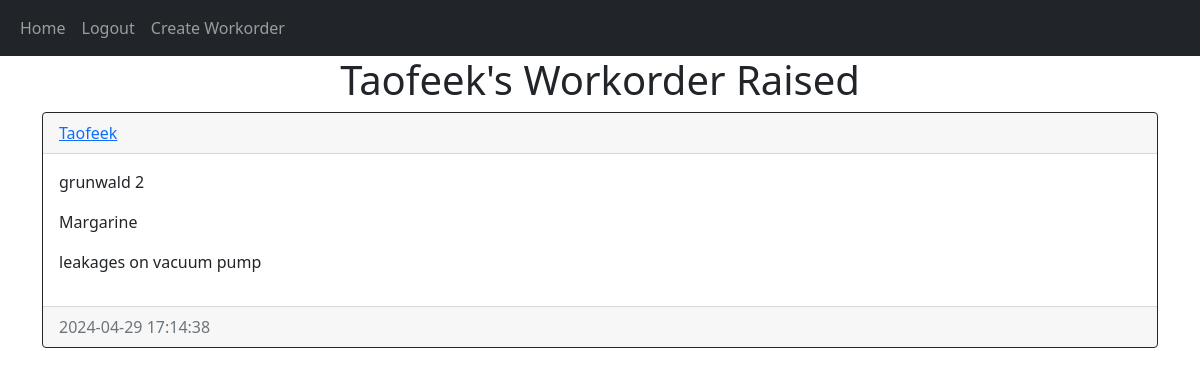
The page /workorders/Taofeek (signed in) on the database its author committed.
### website/models.py (models this page shows)
class User(db.Model, UserMixin):
    id = db.Column(db.Integer, primary_key=True)
    email = db.Column(db.String(150), unique=True)
    username = db.Column(db.String(150), unique=True)
    password = db.Column(db.String(150))
    date_created = db.Column(db.DateTime(timezone=True), default=func.now())
    work_orders = db.relationship('WorkOrder', backref='user', passive_deletes=True)

class WorkOrder(db.Model):
    id = db.Column(db.Integer, primary_key=True)
    equipment_name = db.Column(db.Text, nullable=False)
    department = db.Column(db.Text, nullable=False)
    work_requested = db.Column(db.Text, nullable=False)
    date_created = db.Column(db.DateTime(timezone=True), default=func.now())
    user_id = db.Column(db.Integer, db.ForeignKey(
        'user.id', ondelete="CASCADE"), nullable=False)

### website/views.py (the view)
@views.route("/workorders/<username>")
@login_required
def posts(username):
    user = User.query.filter_by(username=username).first()
    if not user:
        flash('No user with that username exists.', category='error')
        return redirect(url_for('views.home'))
    workorders = user.work_orders
    return render_template("workorders.html", user=current_user, work_orders=workorders, username=username)

### website/__init__.py (called while the page is built)
def create_app():
    app = Flask(__name__)
    app.config['SECRET_KEY'] = "helloworld"
    app.config['SQLALCHEMY_DATABASE_URI'] = f'sqlite:///{DB_NAME}'
    db.init_app(app)
    from .views import views
    from .auth import auth
    app.register_blueprint(views, url_prefix="/")
    app.register_blueprint(auth, url_prefix="/")
    from .models import User, WorkOrder
    with app.app_context():
        db.create_all()
    login_manager = LoginManager()
    login_manager.login_view = "auth.login"
    login_manager.init_app(app)
    @login_manager.user_loader
    def load_user(id):
        return User.query.get(int(id))
    return app

### website/templates/workorders.html (shortened to what this page needs)
{% extends "workorders_div.html" %}  {% block header %} {{username}}'s Workorder Raised {% endblock %}

### website/templates/workorders_div.html (shortened to what this page needs)
{% extends "base.html" %} {% block title %}Workorder{% endblock %} {% block content
    %}
    <h1 align="center">{% block header %}Work Orders{% endblock %}</h1>
    <div id="posts">
      {% for workorder in work_orders %}
      <div class="card border-dark">
        <div class="card-header d-flex justify-content-between align-items-center">
          <a href="/workorders/{{workorder.user.username}}">{{workorder.user.username}}</a>
        </div>
        <div class="card-body">
          <div class="card-text">
            <p>{{workorder.equipment_name}}</p>
            <p>{{workorder.department}}</p>
            <p>{{workorder.work_requested}}</p>
        </div>
        </div>
        <div class="card-footer text-muted">
            {{workorder.date_created}}
        </div>
      </div>
      <br/ > {% endfor %}
    </div>
    {% endblock %}

### rows shown on the page
User: username "Taofeek"
WorkOrder: user.username "Taofeek", equipment_name "grunwald 2", department "Margarine", work_requested "leakages on vacuum pump", date_created "2024-04-29 17:14:38"
